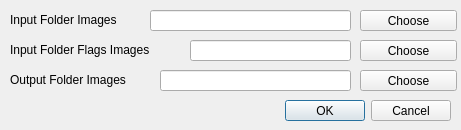
<?xml version="1.0" encoding="UTF-8"?>
<ui version="4.0">
 <class>Dialog</class>
 <widget class="QDialog" name="Dialog">
  <property name="geometry">
   <rect>
    <x>0</x>
    <y>0</y>
    <width>461</width>
    <height>130</height>
   </rect>
  </property>
  <property name="windowTitle">
   <string>Hanges Filter</string>
  </property>
  <widget class="QDialogButtonBox" name="buttonBox">
   <property name="geometry">
    <rect>
     <x>110</x>
     <y>100</y>
     <width>341</width>
     <height>21</height>
    </rect>
   </property>
   <property name="orientation">
    <enum>Qt::Horizontal</enum>
   </property>
   <property name="standardButtons">
    <set>QDialogButtonBox::Cancel|QDialogButtonBox::Ok</set>
   </property>
  </widget>
  <widget class="QLineEdit" name="lineEditInImages">
   <property name="geometry">
    <rect>
     <x>150</x>
     <y>10</y>
     <width>201</width>
     <height>21</height>
    </rect>
   </property>
  </widget>
  <widget class="QLineEdit" name="lineEditOutImages">
   <property name="geometry">
    <rect>
     <x>160</x>
     <y>70</y>
     <width>191</width>
     <height>21</height>
    </rect>
   </property>
  </widget>
  <widget class="QPushButton" name="InButton">
   <property name="geometry">
    <rect>
     <x>360</x>
     <y>10</y>
     <width>97</width>
     <height>21</height>
    </rect>
   </property>
   <property name="text">
    <string>Choose</string>
   </property>
  </widget>
  <widget class="QPushButton" name="outButton">
   <property name="geometry">
    <rect>
     <x>360</x>
     <y>70</y>
     <width>97</width>
     <height>21</height>
    </rect>
   </property>
   <property name="text">
    <string>Choose</string>
   </property>
  </widget>
  <widget class="QLabel" name="label_3">
   <property name="geometry">
    <rect>
     <x>10</x>
     <y>10</y>
     <width>141</width>
     <height>20</height>
    </rect>
   </property>
   <property name="text">
    <string>Input Folder Images</string>
   </property>
  </widget>
  <widget class="QLabel" name="label_4">
   <property name="geometry">
    <rect>
     <x>10</x>
     <y>70</y>
     <width>151</width>
     <height>20</height>
    </rect>
   </property>
   <property name="text">
    <string>Output Folder Images</string>
   </property>
  </widget>
  <widget class="QLabel" name="label_5">
   <property name="geometry">
    <rect>
     <x>10</x>
     <y>40</y>
     <width>171</width>
     <height>20</height>
    </rect>
   </property>
   <property name="text">
    <string>Input Folder Flags Images</string>
   </property>
  </widget>
  <widget class="QLineEdit" name="lineEditInImages_2">
   <property name="geometry">
    <rect>
     <x>190</x>
     <y>40</y>
     <width>161</width>
     <height>21</height>
    </rect>
   </property>
  </widget>
  <widget class="QPushButton" name="InButton_2">
   <property name="geometry">
    <rect>
     <x>360</x>
     <y>40</y>
     <width>97</width>
     <height>21</height>
    </rect>
   </property>
   <property name="text">
    <string>Choose</string>
   </property>
  </widget>
 </widget>
 <resources/>
 <connections>
  <connection>
   <sender>buttonBox</sender>
   <signal>accepted()</signal>
   <receiver>Dialog</receiver>
   <slot>accept()</slot>
   <hints>
    <hint type="sourcelabel">
     <x>248</x>
     <y>254</y>
    </hint>
    <hint type="destinationlabel">
     <x>157</x>
     <y>274</y>
    </hint>
   </hints>
  </connection>
  <connection>
   <sender>buttonBox</sender>
   <signal>rejected()</signal>
   <receiver>Dialog</receiver>
   <slot>reject()</slot>
   <hints>
    <hint type="sourcelabel">
     <x>316</x>
     <y>260</y>
    </hint>
    <hint type="destinationlabel">
     <x>286</x>
     <y>274</y>
    </hint>
   </hints>
  </connection>
 </connections>
</ui>
